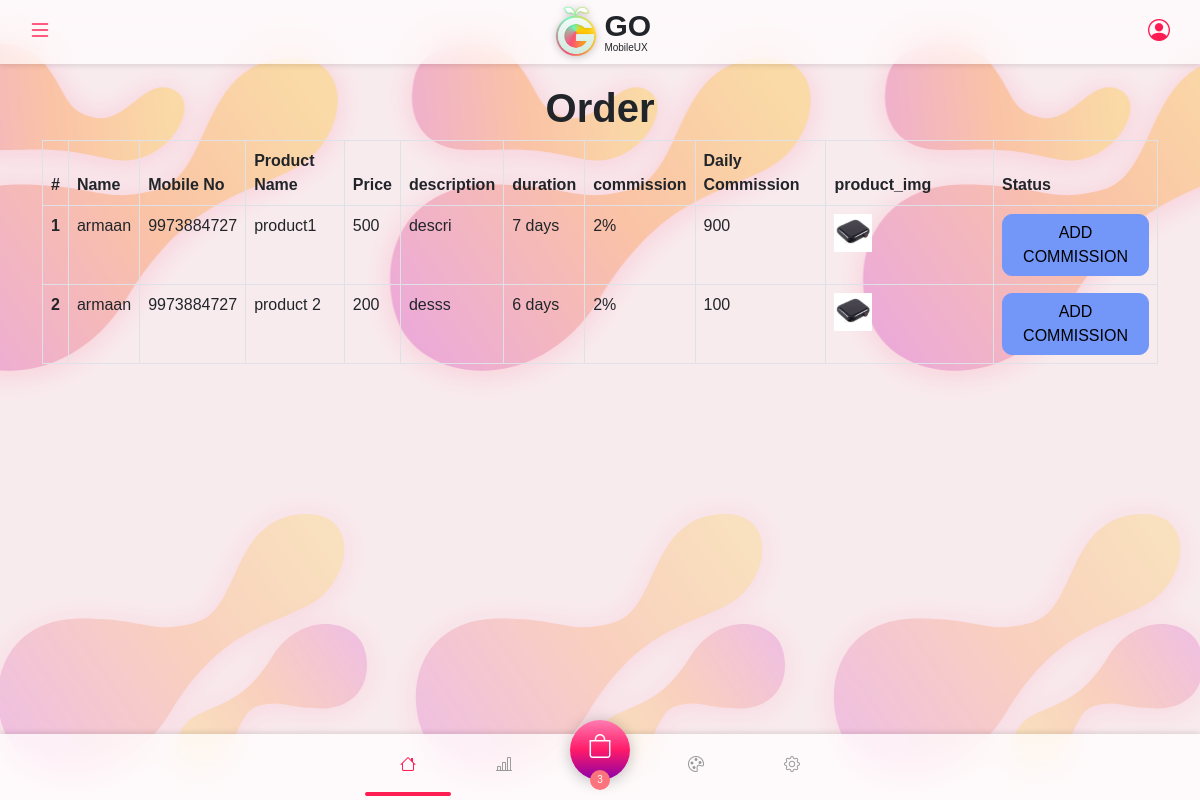
Page /admin_booking on the earlier database version.
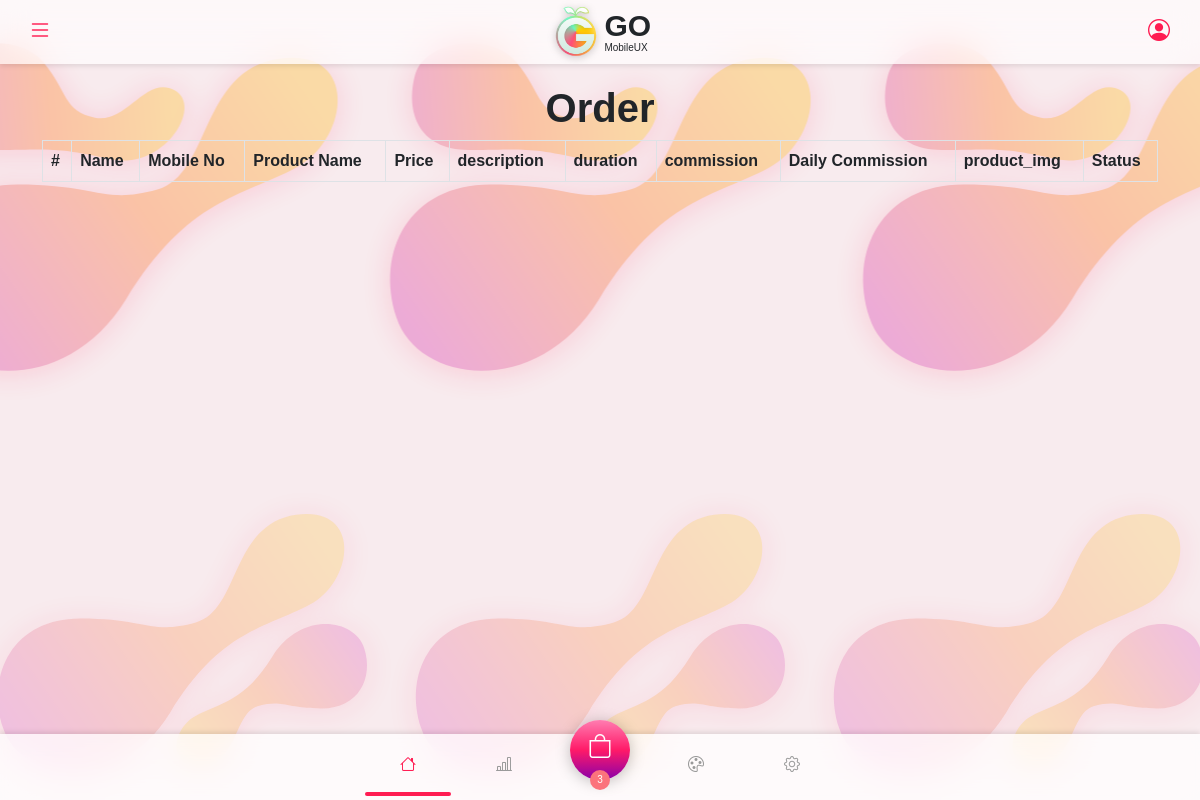
Same page on the later database version.
### shopping_app/models.py (models this page shows, shortened)
class Booking(models.Model):
    user = models.ForeignKey(Profile,on_delete=models.CASCADE)
    product = models.ForeignKey(Prodcut,on_delete=models.CASCADE)
    booking_Date = models.DateField(auto_now_add=True)
    daily_wise_commission = models.IntegerField(default=0,null=True,blank=True)
    abc = models.IntegerField(default=0,null=True,blank=True)
    def update_user_total_commission(self):
        user_bookings = Booking.objects.filter(product=self.product)
        total_commission = sum(booking.daily_wise_commission for booking in user_bookings)
        return total_commission

class Profile(models.Model):
    user = models.OneToOneField(to=User,on_delete=CASCADE)
    mobile = models.CharField(max_length=100)
    referral_id = models.CharField(max_length=12,blank=True)
    refer_by = models.CharField(max_length=50,null=True,blank=True)

class Prodcut(models.Model):
    name = models.CharField(max_length=100)
    price = models.PositiveIntegerField()
    description = models.TextField()
    duration = models.IntegerField()
    commission = models.IntegerField()
    product_img = models.ImageField(upload_to="product_img")

### shopping_app/views.py (the view)
# urls.py: path('admin_booking',views.admin_orders,name="adminorder"),
def admin_orders(request):
    booking = Booking.objects.all()
    if request.method == "POST":
        commission2 = request.POST.get('commission')
        id = request.POST.get('prod_id')
        book = Booking.objects.get(id=id)
        book.daily_wise_commission=commission2
        book.save()
    return render(request,'admin_panel/order/order.html',{'booking':booking})

### templates/admin_panel/order/order.html (shortened to what this page needs)
{% extends 'Base/base.html' %}
{% block main-content %}
<center>
    <h1>Order</h1>
</center>
<div class="table-responsive">
<table class="table table-bordered">
    <thead>
      <tr>
        <th scope="col">#</th>
        <th scope="col">Name</th>
        <th scope="col">Mobile No</th>
        <th scope="col">Product Name</th>
        <th scope="col">Price</th>
        <th scope="col">description</th>
        <th scope="col">duration</th>
        <th scope="col">commission</th>
        <th scope="col">Daily Commission</th>
        <th scope="col">product_img</th>
        <th scope="col">Status</th>
      </tr>
    </thead>
    <tbody>
        {% for i in booking  %}
      <tr>
        <th scope="row">{{forloop.counter}}</th>
        <td>{{i.user.user.first_name}}</td>
        <td>{{i.user.mobile}}</td>
        <td>{{i.product.name}}</td>
        <td>{{i.product.price}}</td>
        <td>{{i.product.description}}</td>
        <td>{{i.product.duration}} days</td>
        <td>{{i.product.commission}}%</td>
        <td>{{i.update_user_total_commission}}</td>
        <td><img src="{{i.product.product_img.url}}" alt="dd" class="w-25"></td>
        <td><button class="btn btn-primary" data-bs-toggle="modal" data-bs-target="#staticBackdrop{{i.id}}">Add Commission</button></td>
    </tr>
    {% endfor %}
    </tbody>
  </table>
</div>
{% endblock main-content %}

Differences in the rows shown:
removed Booking: user.user.first_name "armaan", user.mobile "9973884727", product.name "product1", product.price "500", product.description "descri", product.duration "7", product.commission "2", update_user_total_commission "900", product.product_img (picture)
removed Booking: user.user.first_name "armaan", user.mobile "9973884727", product.name "product 2", product.price "200", product.description "desss", product.duration "6", product.commission "2", update_user_total_commission "100", product.product_img (picture)
